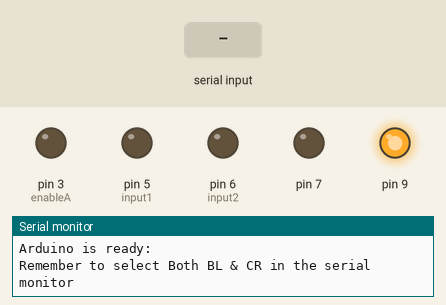
A sketch run on a simulated Arduino Uno, built with avr-gcc and run on an emulated ATmega328P. Parts: output pins drawn as LEDs (lit = HIGH), the last lines printed to the serial monitor. The test bench sets the inputs (shaded band).

Above: at 1.2 s.
1.3 s: "1" received over the second serial link
At 2.1 s:
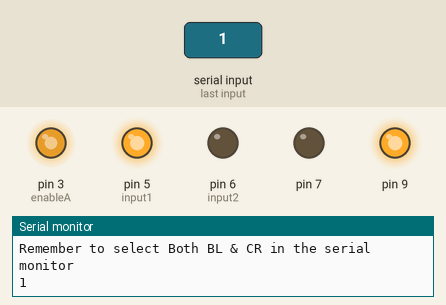
At 3.1 s:
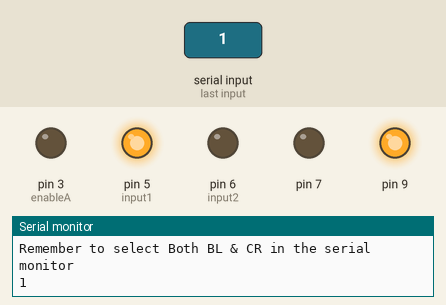
3.8 s: "0" received over the second serial link
At 6.2 s:
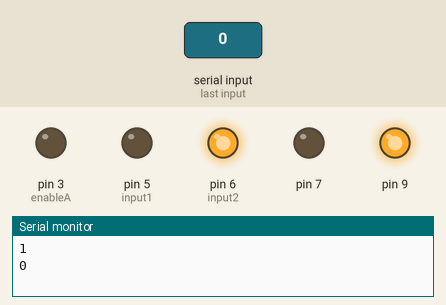
Timing chart, 0 to 7.7 s (numbered marks = the images above; inputs shaded):
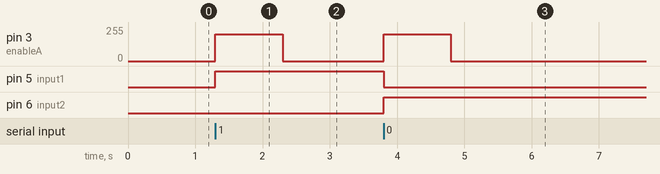

The sketch:

Slave_DongCoDC.ino
```cpp
// Connect the HC-05 and communicate using the serial monitor
// When first powered on. you need to manually enter AT mode
// The default baud rate for AT mode is 38400
#include <SoftwareSerial.h>
SoftwareSerial BTSerial(10, 11); // RX | TX
// Connect the HC-05 TX to Arduino pin 10
// Connect the HC-05 RX to Arduino pin 11

int enableA = 3;
int input1 = 5;
int input2 = 6;

void setup() {
  pinMode(enableA, OUTPUT);
  pinMode(input1, OUTPUT);
  pinMode(input2, OUTPUT);
  pinMode(9, OUTPUT);
  digitalWrite(9, HIGH);
  Serial.begin(9600);
  Serial.println("Arduino is ready:");
  Serial.println("Remember to select Both BL & CR in the serial monitor");
  BTSerial.begin(38400); // HC-05 default speed in AT command
  pinMode(7, OUTPUT);
}

void loop() {
  if (BTSerial.available())
  {
    // Điều khiển tốc độ động cơ
    analogWrite(enableA, 200);
    char c = BTSerial.read();
    Serial.println(c);
    if (c== '1')
    {
      digitalWrite(input1, HIGH);
      digitalWrite(input2, LOW);
      delay(1000);
    }
    else {
      // Động cơ chạy nghịch 5s
      digitalWrite(input1, LOW);
      digitalWrite(input2, HIGH);
      delay(1000);
    }
    analogWrite(enableA, 0);
    delay(1000);
  }
  if (Serial.available())
  {
    BTSerial.write(Serial.read());
  }
}
```

Measured:
- after the input at 1.3 s, pin 3 (enableA): 0/255 → 200/255 at once, → 0/255 1.0 s later; pin 5 (input1): LOW → HIGH at once
- after the input at 3.8 s, pin 3 (enableA): 0/255 → 200/255 at once, → 0/255 1.0 s later; pin 5 (input1): HIGH → LOW at once; pin 6 (input2): LOW → HIGH at once
